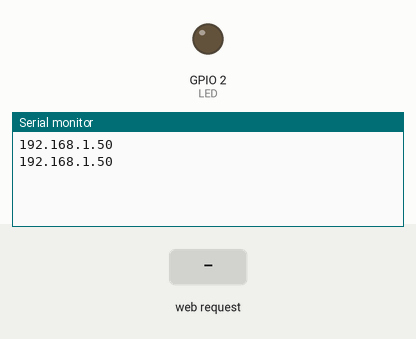
Simulated run of this sketch. Board: ESP8266 (NodeMCU). Shown: output pins drawn as LEDs (lit = HIGH), the last lines printed to the serial monitor. The inputs (shaded band) are chosen by the test bench. WiFi joins after 1.5 s; servers stay silent unless stated.

Above: at 2.7 s.
2.8 s: HTTP request GET /sp received
At 3.4 s:
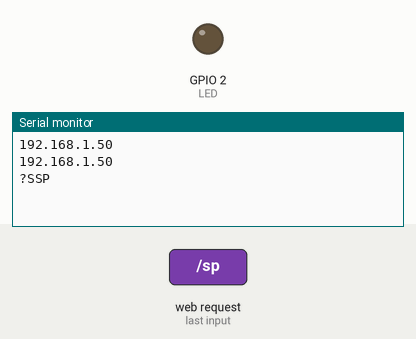
4.3 s: HTTP request GET /heat received
At 4.46 s:
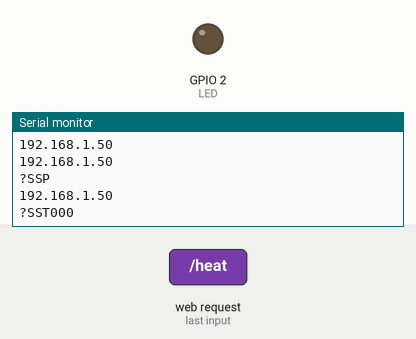
5.8 s: HTTP request GET /extrude received
At 6.4 s:
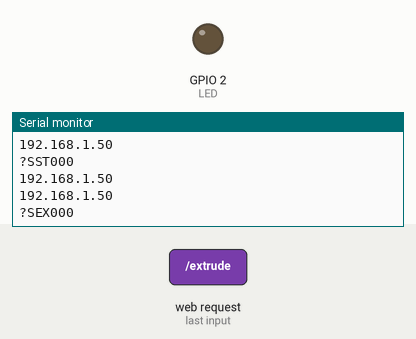

Measured:
- after the input at 2.8 s, the serial monitor: prints a new line at once (image 1)
- after the input at 4.3 s, the serial monitor: prints a new line at once (image 2)
- after the input at 5.8 s, the serial monitor: prints a new line at once (image 3)

The sketch:

WebServer.ino
```cpp
/*
 * ESP8266 NodeMCU AJAX Demo
 * Updates and Gets data from webpage without page refresh
 * https://circuits4you.com
 */
#include <ESP8266WiFi.h>
#include <WiFiClient.h>
#include <ESP8266WebServer.h>
#include <WiFiManager.h>

#include "index.h" //Our HTML webpage contents with javascripts

#define LED 2  //On board LED
#define TIME_INTERVAL 1000
//SSID and Password of your WiFi router

ESP8266WebServer server(80); //Server on port 80

String STATE = "";
String SP = "";
String TEMP = "";
String Status = "";
bool reading = false;
unsigned long previousMillis = 0;

//===============================================================
// RUTINAS DE MANEJO DE GET REQUESTS
//===============================================================
//PAGINA PRINCIPAL
void handleRoot() {
 String r = MAIN_page; //Read HTML contents
 server.send(200, "text/html", r); //Send web page
}

//SET SP
void handleSP() {
 String value = server.arg("value");
 Serial.print("?SSP"+value);
 Serial.print("\n");
 server.send(200, "text/plane", value); //Send web page
}

//ENVIO DE STATUS
void handleDATA() {
  while (reading) {}
  server.send(200, "text/plane", Status); //Send web page
}

//CONTROL DE START/STOP
void handleHEAT() {
  String value = server.arg("value");
  if (value.equals("1")) {
    Serial.print("?SST001");
    Serial.print("\n");
  }
  else {
    Serial.print("?SST000");
    Serial.print("\n");
  }
  server.send(200, "text/plane", value);
}

void handleEXTRUDE() {
  String value = server.arg("value");
  if (value.equals("1")) {
    Serial.print("?SEX001");
    Serial.print("\n");
  }
  else {
    Serial.print("?SEX000");
    Serial.print("\n");
  }
  server.send(200, "text/plane", value);
}

void handleDISCONNECT() {
  WiFiManager wifiManager;
  wifiManager.resetSettings();
  ESP.restart();
}


//==============================================================
//                  SETUP
//==============================================================
void setup(void){
  Serial.begin(115200);
  //WiFi.begin(ssid, password);     //Connect to your WiFi router
  WiFiManager wifiManager;
  wifiManager.autoConnect("RecicladorPLA");
  //Onboard LED port Direction output
  pinMode(LED, OUTPUT);
  digitalWrite(LED, HIGH);
  // Wait for connection
  while (WiFi.status() != WL_CONNECTED) {
    Serial.print("0.0.0.0");  //IP address assigned to your ESP
    Serial.print("\n");  //IP address assigned to your ESP
    digitalWrite(LED, HIGH);
    delay(500);
  }

  server.on("/", handleRoot);      //Which routine to handle at root location. This is display page
  server.on("/sp", handleSP);   // handles new set point
  server.on("/read", handleDATA);
  server.on("/heat", handleHEAT);
  server.on("/extrude", handleEXTRUDE);
  server.on("/disconnect", handleDISCONNECT);

  digitalWrite(LED, LOW);
  server.begin();                  //Start server
}
//==============================================================
//                     LOOP
//==============================================================
void loop(void){

  while (WiFi.status() != WL_CONNECTED) {
    Serial.print("0.0.0.0");  //IP address assigned to your ESP
    Serial.print("\n");  //IP address assigned to your ESP
    digitalWrite(LED, HIGH);
    delay(500);
  }

  server.handleClient();          //Handle client requests
  if (Serial.available()) {
    serialEvent();
  }

  if (millis() - previousMillis >= 1000) {
    previousMillis = millis();
    if (WiFi.status() == WL_CONNECTED) {
      Serial.print(WiFi.localIP().toString());  //IP address assigned to your ESP
      Serial.print("\n");  //IP address assigned to your ESP
      digitalWrite(LED, LOW);
    }
  }
}

void serialEvent() {
  reading = true;
  Status = Serial.readString();
  reading = false;
}
```

index.h
```cpp
const char MAIN_page[] PROGMEM = R"=====(
<!DOCTYPE html>
<html>
<body style="background-color: #e6ffe6;">
<div>
  <h1 style="text-align:center;">Reciclador de PLA</h1>
</div>

<div class="row">
  <div class="column">
    <h3 style="text-align:center;">Estado actual</h3>
    <div>
      Estado del calentador: <span id="STATE">NA</span><br>
      Temperatura: <span id="TEMP">NA</span><br>
      Set-point: <span id="SP">NA</span><br>
      Extrusion: <span id="EX">NA</span>
    </div>
  </div>
  <div class="column" id="controls">
    <h3 style="text-align:center;">Controles</h3>
    <div class="row">
      <div class="column" style="text-align:center;">
        Ajuste Set-Point : <span id="NewSP">185</span>
      </div>
    <div class="column" style="text-align:center;">
        <button type="button" onclick="updateSP(1)">+</button>
        <button type="button" onclick="updateSP(0)">-</button>
        <button type="button" id="send_sp_btn" onclick="send_sp()">Enviar</button>
      </div>
    </div>
    <br>
    <div class="row">
      <div class="column" style="text-align:center;">
        <button type="button" id="heat_btn" onclick="heat()" disabled>Cargando...</button>
      </div>
    <div class="column" style="text-align:center;">
      <button type="button" id="extrude_btn" onclick="extrude()">Extruir</button>
      <button type="button" id="stop_btn" onclick="stopextrude()">Detener</button>
      <br><br>
      <button type="button" id="change_net_btn" onclick="change_net()">Cambiar red</button>
      </div>
    </div>

  </div>
</div>

<script>
function updateSP (data) {
  var sp = document.getElementById("NewSP");
  var sp_value = parseInt(sp.innerHTML);
  if (data == 1){
    if (sp_value < 210) {
      sp.innerHTML = sp_value + 1;
    }
  }
  else if (data == 0) {
    if (sp_value > 160) {
      sp.innerHTML = sp_value - 1;
    }
  }
}

function send_sp() {
  var sp = document.getElementById("NewSP").innerHTML;
  var xhttp = new XMLHttpRequest();
  xhttp.onreadystatechange = function() {
    if (this.readyState == 4 && this.status == 200) {
      console.log("ENVIADO:" + this.responseText);
    }
  };
  xhttp.open("GET", "sp?value="+sp, true);
  xhttp.send();
}


setInterval(function() {
  // Call a function repetatively with 2 Second interval
  getData();
}, 500); //500mSeconds update rate

function getData() {
  var xhttp = new XMLHttpRequest();
  xhttp.onreadystatechange = function() {
    if (this.readyState == 4 && this.status == 200) {
      var response = this.responseText;
      if (response == "") {}
      else {
        document.getElementById("STATE").innerHTML = (response.split(',')[0]);
        document.getElementById("TEMP").innerHTML = (response.split(',')[1]);
        document.getElementById("SP").innerHTML = (response.split(',')[2]);
        document.getElementById("EX").innerHTML = (response.split(',')[3]);

        var ST = document.getElementById("STATE");
        if (ST.innerHTML == "ON") {
          document.getElementById("heat_btn").disabled = false;
          document.getElementById("heat_btn").innerHTML = "Enfriar";
        }
        else if (ST.innerHTML == "OFF") {
          document.getElementById("heat_btn").disabled = false;
          document.getElementById("heat_btn").innerHTML = "Calentar";
        }
        else if (ST.innerHTML == "NA") {
          document.getElementById("heat_btn").disabled = true;
          document.getElementById("heat_btn").innerHTML = "Cargando...";
        }
      }
    }
  };
  xhttp.open("GET", "read", true);
  xhttp.send();
}

function heat() {
  var st_btn = document.getElementById("heat_btn").innerHTML;
  var value = "0";
  if (st_btn == "Calentar") {
    value = "1";
  }
  var xhttp = new XMLHttpRequest();
  xhttp.onreadystatechange = function() {
    if (this.readyState == 4 && this.status == 200) {
      console.log("ENVIADO:" + this.responseText);
    }
  };
  xhttp.open("GET", "heat?value="+value, true);
  xhttp.send();
}

function extrude() {
  var xhttp = new XMLHttpRequest();
  xhttp.onreadystatechange = function() {
    if (this.readyState == 4 && this.status == 200) {
      console.log("ENVIADO:" + this.responseText);
    }
  };
  xhttp.open("GET", "extrude?value=1", true);
  xhttp.send();
}

function stopextrude() {
  var xhttp = new XMLHttpRequest();
  xhttp.onreadystatechange = function() {
    if (this.readyState == 4 && this.status == 200) {
      console.log("ENVIADO:" + this.responseText);
    }
  };
  xhttp.open("GET", "extrude?value=0", true);
  xhttp.send();
}

function change_net() {
  var xhttp = new XMLHttpRequest();
  xhttp.onreadystatechange = function() {
    if (this.readyState == 4 && this.status == 200) {
      console.log("ENVIADO:" + this.responseText);
    }
  };
  xhttp.open("GET", "disconnect?value=1", true);
  xhttp.send();
}

</script>
<style>
.column {
  float: left;
  width: 50%;
}

/* Clear floats after the columns */
.row:after {
  content: "";
  display: table;
  clear: both;
}

.btn {
  background-color: #008CBA;/* Green */
  border-radius: 4px;
  color: white;
  padding: 5px 10px;
  text-align: center;
  text-decoration: none;
  display: inline-block;
  font-size: 10px;
}

.btn:hover {
  box-shadow: 0 12px 16px 0 rgba(0,0,0,0.24), 0 17px 50px 0 rgba(0,0,0,0.19);
}

</style>
</body>
</html>
)=====";
```
